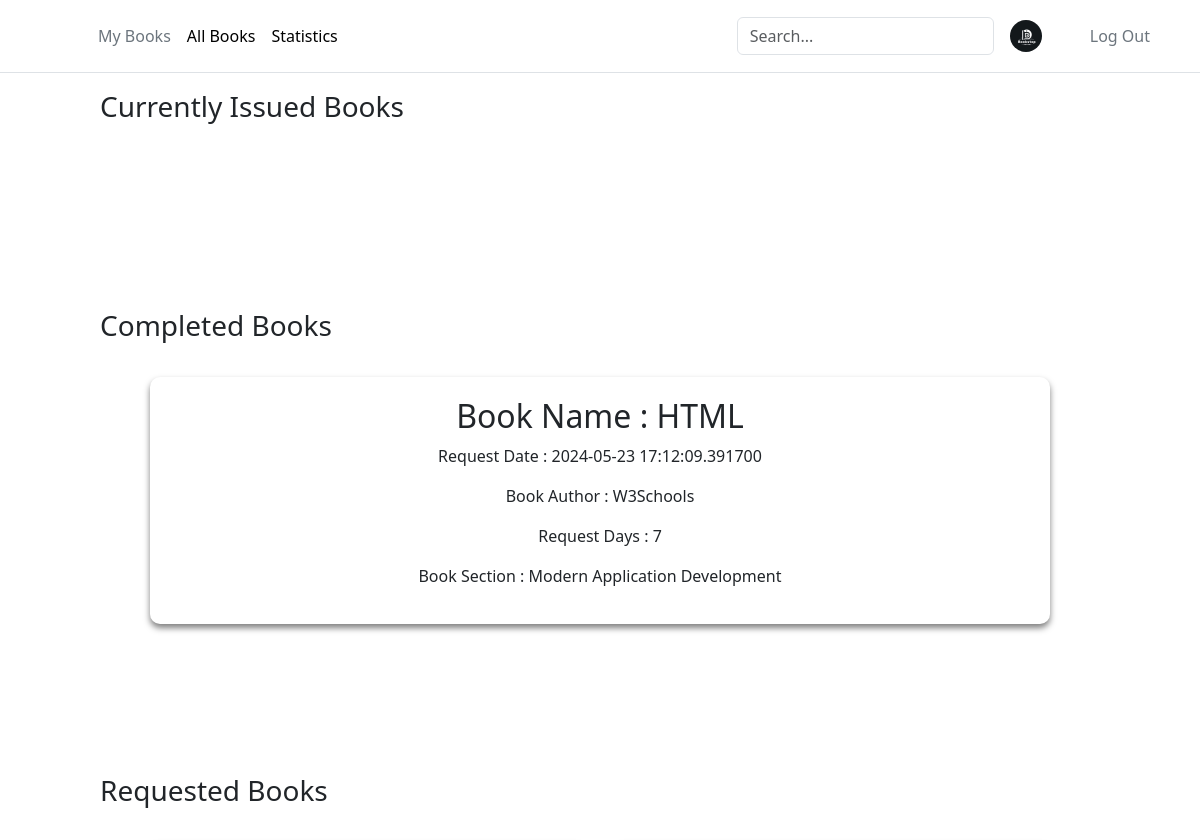
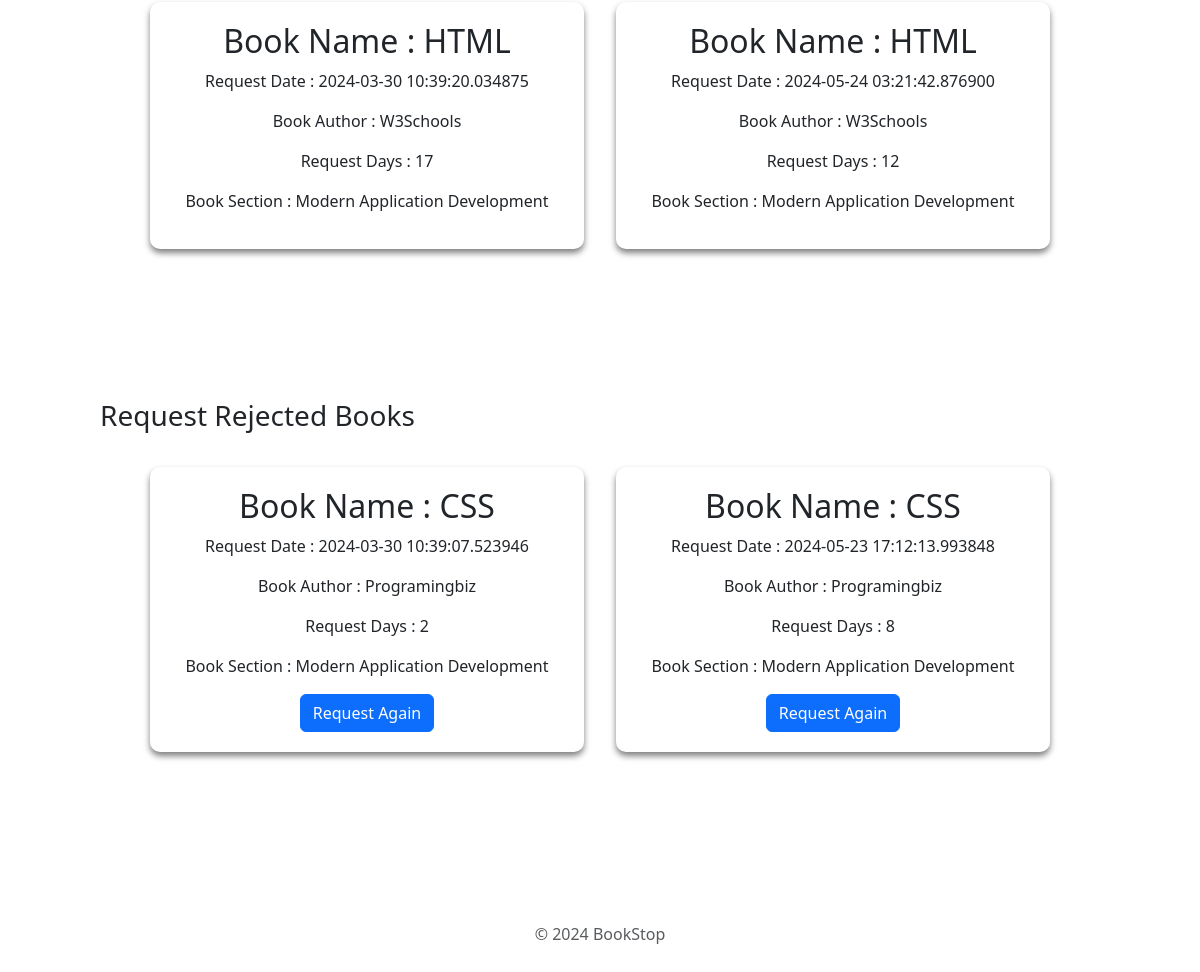
The page /myBooks (signed in) on the database its author committed (2 pictures, top to bottom).
### app.py (models this page shows)
class BookIssue(db.Model):
    __tablename__ = 'BookIssue'
    IssueId = db.Column(db.Integer, autoincrement=True, primary_key=True)
    UserId = db.Column(db.Integer, db.ForeignKey(User.UserId), nullable=False)
    BookId = db.Column(db.Integer, db.ForeignKey(Books.BookId), nullable=False)
    SectionId = db.Column(db.Integer, db.ForeignKey(Section.SectionId), nullable=False)
    RequestDate = db.Column(db.DateTime, nullable=False, default=datetime.datetime.utcnow)
    Days = db.Column(db.Integer, nullable=False)
    IssueDate = db.Column(db.String)
    IssueStatus = db.Column(db.String, nullable=False)
    LastIssueStatusDate = db.Column(db.String)

### app.py (the view, shortened to what this page needs)
@app.route("/myBooks", methods=["GET","POST"])
def myBooks():
    if 'user_id' not in session:
        return redirect(url_for('userLogin'))
    BookIssueMergeTable = BookIssueMerge.query.filter(
        BookIssueMerge.UserId == session['user_id'],
        BookIssueMerge.Section_Title.isnot(None),
        BookIssueMerge.Author.isnot(None),
        BookIssueMerge.Book_Title.isnot(None),
        BookIssueMerge.IssueStatus == "requested",
        BookIssueMerge.UserName.isnot(None)).all()
    ApprovedBookIssueMergeTable = BookIssueMerge.query.filter(
        BookIssueMerge.UserId == session['user_id'],
        BookIssueMerge.Section_Title.isnot(None),
        BookIssueMerge.Author.isnot(None),
        BookIssueMerge.Book_Title.isnot(None),
        BookIssueMerge.IssueStatus == "Approved",
        BookIssueMerge.UserName.isnot(None)).all()
    RejectedBookIssueMergeTable = BookIssueMerge.query.filter(
        BookIssueMerge.UserId == session['user_id'],
        BookIssueMerge.Section_Title.isnot(None),
        BookIssueMerge.Author.isnot(None),
        BookIssueMerge.Book_Title.isnot(None),
        BookIssueMerge.IssueStatus == "Rejected",
        BookIssueMerge.UserName.isnot(None)).all()
    ExpiredBookIssueMergeTable = BookIssueMerge.query.filter(
        BookIssueMerge.UserId == session['user_id'],
        BookIssueMerge.Section_Title.isnot(None),
        BookIssueMerge.Author.isnot(None),
        BookIssueMerge.Book_Title.isnot(None),
        BookIssueMerge.IssueStatus == "Expired",
        BookIssueMerge.UserName.isnot(None)).all()
    return render_template("myBooks.html", approvedBooks = ApprovedBookIssueMergeTable, rejectedBooks = RejectedBookIssueMergeTable, issueBooks = BookIssueMergeTable,
    expiredBooks = ExpiredBookIssueMergeTable)

### app/templates/myBooks.html (shortened to what this page needs)
<!DOCTYPE html>
<html lang="en">
  <head>
    <link rel="stylesheet" href="/static/add-section.css" />
    {% include 'bootstrap.html' %}
  </head>
  <body>
    <div>
      {% include 'header.html' %}
      <div>
        <h3 class="firstHeading">Currently Issued Books</h3>
        <div class="main-container">
        </div>
        <h3>Completed Books</h3>
        <div class="main-container">
          {% for book in expiredBooks %}
          <div class="section-container" id="1">
            <h2>Book Name : {{book.Book_Title}}</h2>
            <p>Request Date : {{book.RequestDate}}</p>
            <p>Book Author : {{book.Author}}</p>
            <p>Request Days : {{book.Days}}</p>
            <div>
              <p>Book Section : {{book.Section_Title}}</p>
            </div>
          </div>
          {% endfor %}
        </div>
        <h3>Requested Books</h3>
        <div class="main-container">
          {% for book in issueBooks %}
          <div class="section-container" id="1">
            <h2>Book Name : {{book.Book_Title}}</h2>
            <p>Request Date : {{book.RequestDate}}</p>
            <p>Book Author : {{book.Author}}</p>
            <p>Request Days : {{book.Days}}</p>
            <div>
              <p>Book Section : {{book.Section_Title}}</p>
            </div>
          </div>
          {% endfor %}
        </div>
        <h3>Request Rejected Books</h3>
        <div class="main-container">
          {% for book in rejectedBooks %}
          <div class="section-container" id="1">
            <h2>Book Name : {{book.Book_Title}}</h2>
            <p>Request Date : {{book.RequestDate}}</p>
            <p>Book Author : {{book.Author}}</p>
            <p>Request Days : {{book.Days}}</p>
            <div>
              <p>Book Section : {{book.Section_Title}}</p>
            </div>
            <form action="/myBooks" method="post" style="display: inline">
              <button type="submit" class="btn btn-primary">
                Request Again
              </button>
            </form>
          </div>
          {% endfor %}
        </div>
        {% include 'footer.html' %}
      </div>
    </div>
  </body>
</html>

### app/static/add-section.css (style rules this page uses)
body { background-color: #2d2a2e; margin: 0; }
.main-container { display: flex; flex-wrap: wrap; padding: 130px; align-items: flex-start; gap: 2em; margin: 20px; }
.section-container { background-color: rgba(255, 255, 255, 0.1); backdrop-filter: blur(10px); border-radius: 10px; padding: 20px 20px; box-shadow: 0 4px 6px rgba(0, 0, 0, 0.5); text-align: center; width: 20%; flex-grow: 1; }
.firstHeading { padding-top: 90px; padding-left: 100px; margin-bottom: -115px !important; }
h3 { padding-left: 100px; margin-bottom: -115px !important; }

### rows shown on the page
BookIssue: Book_Title "HTML", RequestDate "2024-05-23 17:12:09.391700", Author "W3Schools", Days "7", Section_Title "Modern Application Development"
BookIssue: Book_Title "HTML", RequestDate "2024-03-30 10:39:20.034875", Author "W3Schools", Days "17", Section_Title "Modern Application Development"
BookIssue: Book_Title "HTML", RequestDate "2024-05-24 03:21:42.876900", Author "W3Schools", Days "12", Section_Title "Modern Application Development"
BookIssue: Book_Title "CSS", RequestDate "2024-03-30 10:39:07.523946", Author "Programingbiz", Days "2", Section_Title "Modern Application Development"
BookIssue: Book_Title "CSS", RequestDate "2024-05-23 17:12:13.993848", Author "Programingbiz", Days "8", Section_Title "Modern Application Development"
